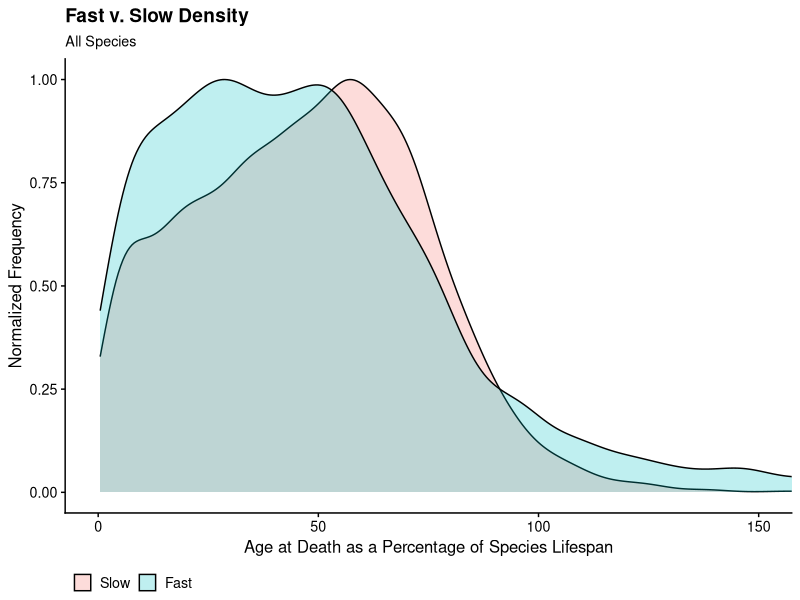
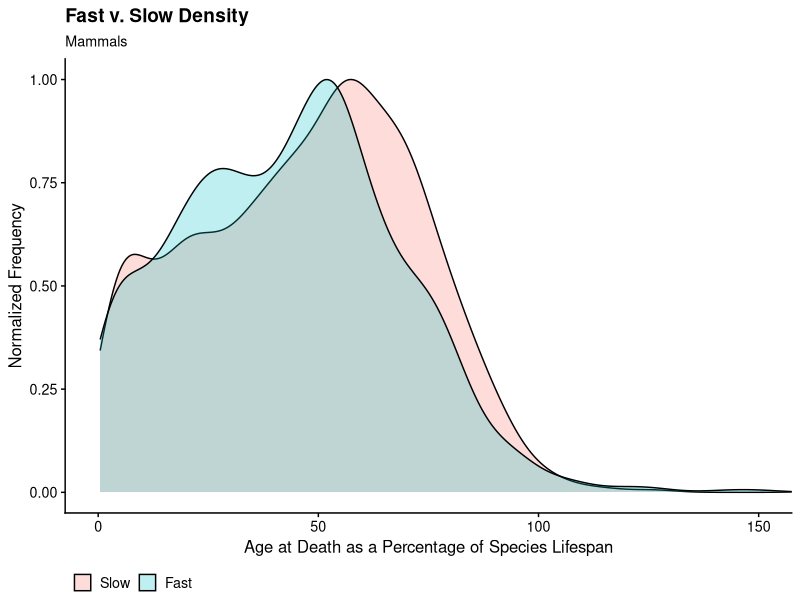
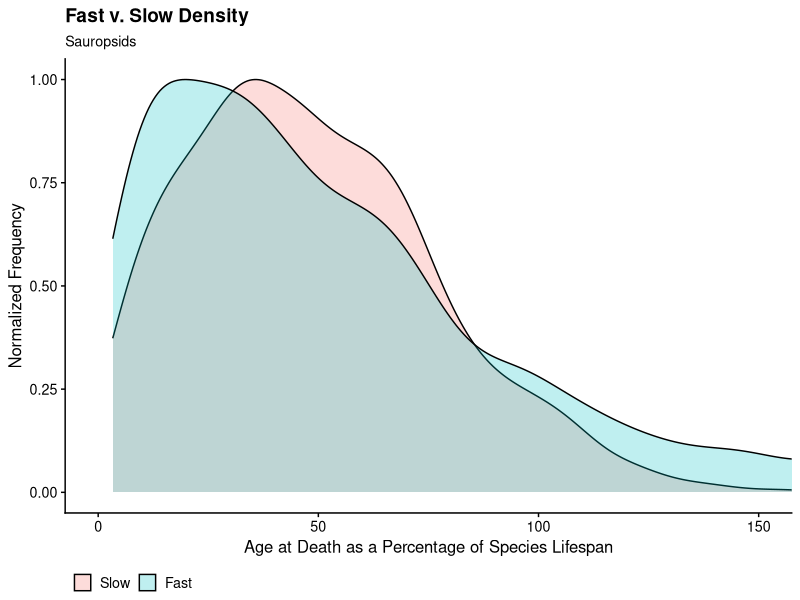
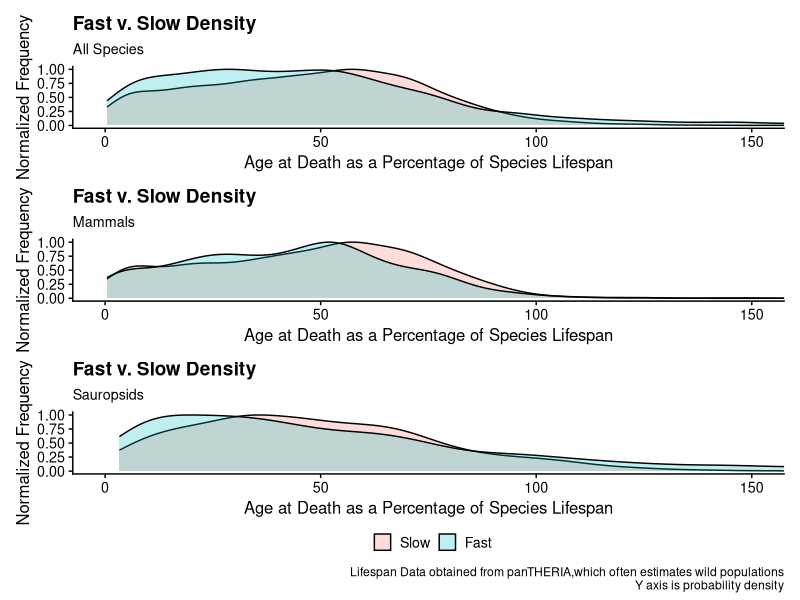
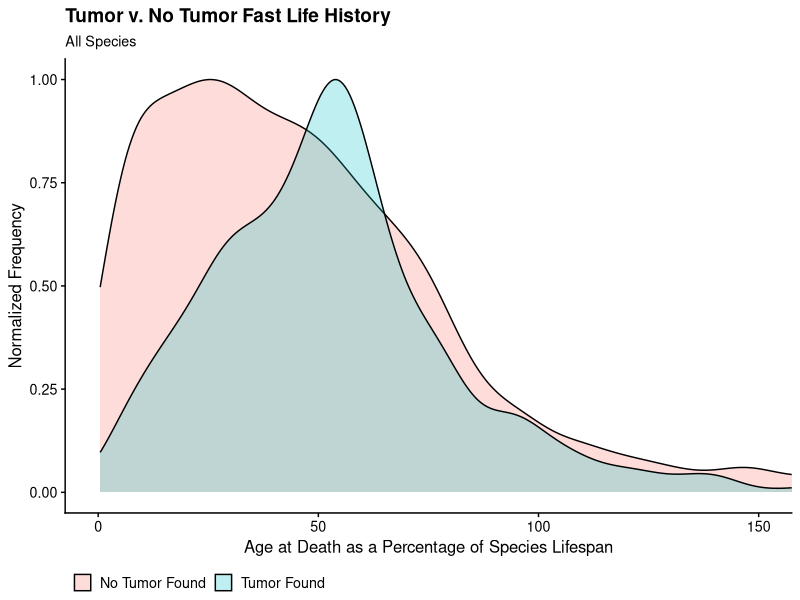
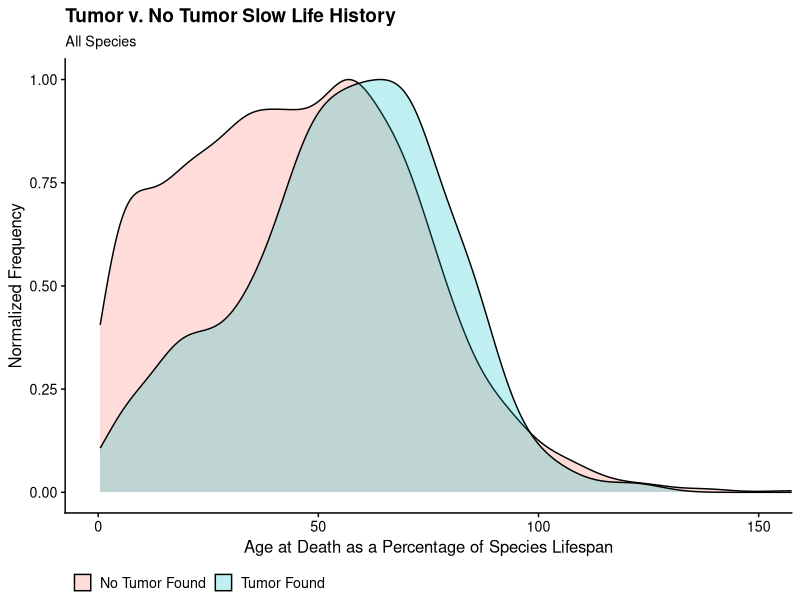
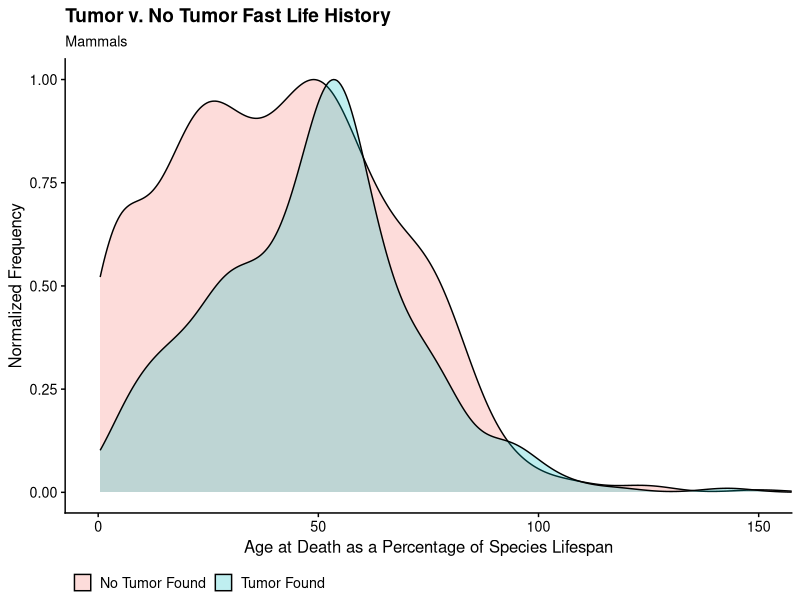
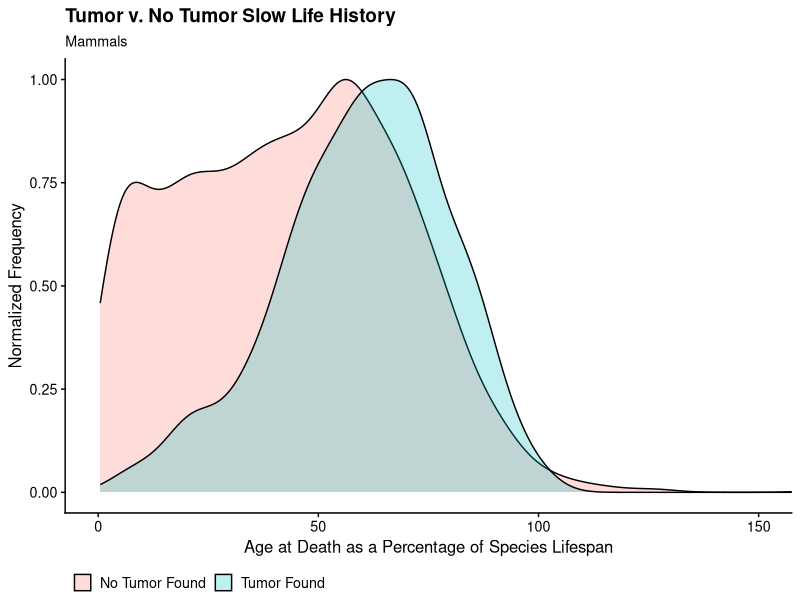

Write the R code that produced these figures, in order.
#open libraries
library(patchwork)
library(tidyverse)
library(cowplot)


#read csv
fastSlow <- read.csv("fastslow.csv")
#filter for wgtlong
fastSlow <- filter(fastSlow,adult_weight >= 0)
fastSlow <- filter(fastSlow,max_longevity >= 0)

cutoff<-median(fastSlow$wgtxlong)


#fast == 1
#slow == 0
fastSlow$fastslow<-ifelse(fastSlow$wgtxlong>=cutoff,'0','1')


#filter for all 
fast<-filter(fastSlow, is.element(fastslow, c(1)))
fast<-fast[fast$proportion_lifespan > 1, ]
slow<-filter(fastSlow, is.element(fastslow, c(0)))
slow<-slow[slow$proportion_lifespan > 1, ]
#ks test
ks.test(fast$proportion_lifespan,slow$proportion_lifespan)

view(fastSlow)


#plot
fastvslowall<- ggplot(fastSlow, aes(x=proportion_lifespan*100, y=..scaled..,fill=factor((fastslow)))) + 
  geom_density(alpha=0.25) + 
  ggtitle("Fast v. Slow Density",
          subtitle = "All Species") +
  xlab("Age at Death as a Percentage of Species Lifespan") + ylab("Normalized Frequency") + 
  coord_cartesian(xlim = c(0,150),ylim = c(0,1))+theme_cowplot(12)+ theme(legend.position = "bottom")+
  scale_fill_discrete(name="",labels=c("Slow", "Fast"))



fastvslowall

ggsave("fastvslowall.pdf",width=13, height=10, limitsize=FALSE,bg="white")


#filter for mammals
fastSlowMamm <- filter(fastSlow,Clade == "Mammalia")
fastMamm<-filter(fastSlowMamm, is.element(fastslow, c(1)))
fastMamm<-fastMamm[fastMamm$proportion_lifespan > 1, ]
slowMamm<-filter(fastSlowMamm, is.element(fastslow, c(0)))
slowMamm<-slowMamm[slowMamm$proportion_lifespan > 1, ]
#ks test
ks.test(fastMamm$proportion_lifespan,slowMamm$proportion_lifespan)

fastvslowMamm<- ggplot(fastSlowMamm, aes(x=proportion_lifespan*100, y=..scaled..,fill=factor((fastslow)))) + 
  geom_density(alpha=0.25) + 
  ggtitle("Fast v. Slow Density",
          subtitle = "Mammals") +
  xlab("Age at Death as a Percentage of Species Lifespan") + ylab("Normalized Frequency") + 
  coord_cartesian(xlim = c(0,150),ylim = c(0,1))+theme_cowplot(12)+ theme(legend.position = "bottom")+
  scale_fill_discrete(name="",labels=c("Slow", "Fast"))

fastvslowMamm

ggsave("fastvslowMamm.pdf",width=13, height=10, limitsize=FALSE,bg="white")
#filer for sauropsids
fastSlowSaur <- filter(fastSlow,Clade == "Sauropsida")


fastSaur<-filter(fastSlowSaur, is.element(fastslow, c(1)))
fastSaur<-fastSaur[fastSaur$proportion_lifespan > 1, ]
slowSaur<-filter(fastSlowSaur, is.element(fastslow, c(0)))
slowSaur<-slowSaur[slowSaur$proportion_lifespan > 1, ]
ks.test(fastSaur$proportion_lifespan,slowSaur$proportion_lifespan)

fastvslowSaur<- ggplot(fastSlowSaur, aes(x=proportion_lifespan*100, y=..scaled..,fill=factor((fastslow)))) + 
  geom_density(alpha=0.25) + 
  ggtitle("Fast v. Slow Density",
          subtitle = "Sauropsids") +
  xlab("Age at Death as a Percentage of Species Lifespan") + ylab("Normalized Frequency") + 
  coord_cartesian(xlim = c(0,150),ylim = c(0,1))+theme_cowplot(12)+ theme(legend.position = "bottom")+
  scale_fill_discrete(name="",labels=c("Slow", "Fast"))

fastvslowSaur

ggsave("fastvslowSaur.pdf",width=13, height=10, limitsize=FALSE,bg="white")


#create a layout matrix
layout<-"
AA
BB
CC"

#plot all plots onto one image
combo<- fastvslowall+fastvslowMamm+fastvslowSaur+plot_layout(design=layout,guides="collect", widths=c(10,10,10)) & theme(legend.position = "bottom")
combo+plot_annotation(caption="Lifespan Data obtained from panTHERIA,which often estimates wild populations\nY axis is probability density")

ggsave("fastvslow.png",width=5.5, height=9, limitsize=FALSE,bg="white")

#fast tumor vs no tumor

fast <- filter(fastSlow,fastslow == 1)


notumorFoundFast<-filter(fast, is.element(Masspresent, c(0)))
notumorFoundFast<-notumorFoundFast[notumorFoundFast$proportion_lifespan > 1, ] 
tumorFoundFast<-filter(fast, is.element(Masspresent, c(1)))
tumorFoundFast<-tumorFoundFast[tumorFoundFast$proportion_lifespan > 1, ]
ks.test(notumorFoundFast$proportion_lifespan,tumorFoundFast$proportion_lifespan)

fasttumor <- ggplot(fast, aes(x=proportion_lifespan*100, y=..scaled..,fill=factor((Masspresent)))) + 
  geom_density(alpha=0.25) + 
  ggtitle("Tumor v. No Tumor Fast Life History", 
          subtitle="All Species") +
  xlab("Age at Death as a Percentage of Species Lifespan") + ylab("Normalized Frequency") + 
  coord_cartesian(xlim = c(0,150),ylim = c(0,1))+theme_cowplot(12)+ theme(legend.position = "bottom")+
  scale_fill_discrete(name="",labels=c("No Tumor Found", "Tumor Found"))

fasttumor

ggsave("fasttumor.pdf",width=13, height=10, limitsize=FALSE,bg="white")

#fast tumor vs no tumor

slow <- filter(fastSlow,fastslow == 0)

notumorFoundSlow<-filter(slow, is.element(Masspresent, c(0)))
notumorFoundSlow<-notumorFoundSlow[notumorFoundSlow$proportion_lifespan > 1, ]
tumorFoundSlow<-filter(slow, is.element(Masspresent, c(1)))
tumorFoundSlow<-tumorFoundSlow[tumorFoundSlow$proportion_lifespan > 1, ]
ks.test(notumorFoundSlow$proportion_lifespan,tumorFoundSlow$proportion_lifespan)


slowtumor<- ggplot(slow, aes(x=proportion_lifespan*100, y=..scaled..,fill=factor((Masspresent)))) + 
  geom_density(alpha=0.25) + 
  ggtitle("Tumor v. No Tumor Slow Life History",
          subtitle="All Species") +
  xlab("Age at Death as a Percentage of Species Lifespan") + ylab("Normalized Frequency") + 
  coord_cartesian(xlim = c(0,150),ylim = c(0,1))+theme_cowplot(12)+ theme(legend.position = "bottom")+
  scale_fill_discrete(name="",labels=c("No Tumor Found", "Tumor Found"))

slowtumor

ggsave("slowtumor.pdf",width=13, height=10, limitsize=FALSE,bg="white")


#fast tumor vs no tumor mammals

fastMamm <- filter(fastSlowMamm,fastslow == 1)

notumorFoundFastMamm<-filter(fastMamm, is.element(Masspresent, c(0)))
notumorFoundFastMamm<-notumorFoundFastMamm[notumorFoundFastMamm$proportion_lifespan > 1, ]
tumorFoundFastMamm<-filter(fastMamm, is.element(Masspresent, c(1)))
tumorFoundFastMamm<-tumorFoundFastMamm[tumorFoundFastMamm$proportion_lifespan > 1, ]
ks.test(notumorFoundFastMamm$proportion_lifespan,tumorFoundFastMamm$proportion_lifespan)



fasttumorMamm <- ggplot(fastMamm, aes(x=proportion_lifespan*100, y=..scaled..,fill=factor((Masspresent)))) + 
  geom_density(alpha=0.25) + 
  ggtitle("Tumor v. No Tumor Fast Life History", 
          subtitle="Mammals") +
  xlab("Age at Death as a Percentage of Species Lifespan") + ylab("Normalized Frequency") + 
  coord_cartesian(xlim = c(0,150),ylim = c(0,1))+theme_cowplot(12)+ theme(legend.position = "bottom")+
  scale_fill_discrete(name="",labels=c("No Tumor Found", "Tumor Found"))

fasttumorMamm

ggsave("fasttumorMamm.pdf",width=13, height=10, limitsize=FALSE,bg="white")


#fast tumor vs no tumor

slowMamm <- filter(fastSlowMamm,fastslow == 0)

notumorFoundSlowMamm<-filter(slowMamm, is.element(Masspresent, c(0)))
notumorFoundSlowMamm<-notumorFoundSlowMamm[notumorFoundSlowMamm$proportion_lifespan > 1, ]
tumorFoundSlowMamm<-filter(slowMamm, is.element(Masspresent, c(1)))
tumorFoundSlowMamm<-tumorFoundSlowMamm[tumorFoundSlowMamm$proportion_lifespan > 1, ]
ks.test(notumorFoundSlowMamm$proportion_lifespan,tumorFoundSlowMamm$proportion_lifespan)


slowtumorMamm<- ggplot(slowMamm, aes(x=proportion_lifespan*100, y=..scaled..,fill=factor((Masspresent)))) + 
  geom_density(alpha=0.25) + 
  ggtitle("Tumor v. No Tumor Slow Life History",
          subtitle="Mammals") +
  xlab("Age at Death as a Percentage of Species Lifespan") + ylab("Normalized Frequency") + 
  coord_cartesian(xlim = c(0,150),ylim = c(0,1))+theme_cowplot(12)+ theme(legend.position = "bottom")+
  scale_fill_discrete(name="",labels=c("No Tumor Found", "Tumor Found"))

slowtumorMamm

ggsave("slowtumorMamm.pdf",width=13, height=10, limitsize=FALSE,bg="white")


#fast tumor vs no tumor Saurals

fastSaur <- filter(fastSlowSaur,fastslow == 1)

notumorFoundFastSaur<-filter(fastSaur, is.element(Masspresent, c(0)))
notumorFoundFastSaur<-notumorFoundFastSaur[notumorFoundFastSaur$proportion_lifespan > 1, ]
tumorFoundFastSaur<-filter(fastSaur, is.element(Masspresent, c(1)))
tumorFoundFastSaur<-tumorFoundFastSaur[tumorFoundFastSaur$proportion_lifespan > 1, ]
ks.test(notumorFoundFastSaur$proportion_lifespan,tumorFoundFastSaur$proportion_lifespan)


fasttumorSaur <- ggplot(fastSaur, aes(x=proportion_lifespan*100, y=..scaled..,fill=factor((Masspresent)))) + 
  geom_density(alpha=0.25) + 
  ggtitle("Tumor v. No Tumor Fast Life History", 
          subtitle="Sauropsids") +
  xlab("Age at Death as a Percentage of Species Lifespan") + ylab("Normalized Frequency") + 
  coord_cartesian(xlim = c(0,150),ylim = c(0,1))+theme_cowplot(12)+ theme(legend.position = "bottom")+
  scale_fill_discrete(name="",labels=c("No Tumor Found", "Tumor Found"))

fasttumorSaur

ggsave("fasttumorSaur.pdf",width=13, height=10, limitsize=FALSE,bg="white")


#fast tumor vs no tumor saur

slowSaur <- filter(fastSlowSaur,fastslow == 0)

notumorFoundSlowSaur<-filter(slowSaur, is.element(Masspresent, c(0)))
notumorFoundSlowSaur<-notumorFoundSlowSaur[notumorFoundSlowSaur$proportion_lifespan > 1, ]
tumorFoundSlowSaur<-filter(slowSaur, is.element(Masspresent, c(1)))
tumorFoundSlowSaur<-tumorFoundSlowSaur[tumorFoundSlowSaur$proportion_lifespan > 1, ] 
ks.test(notumorFoundSlowSaur$proportion_lifespan,tumorFoundSlowSaur$proportion_lifespan)


slowtumorSaur<- ggplot(slowSaur, aes(x=proportion_lifespan*100, y=..scaled..,fill=factor((Masspresent)))) + 
  geom_density(alpha=0.25) + 
  ggtitle("Tumor v. No Tumor Slow Life History",
          subtitle="Sauropsids") +
  xlab("Age at Death as a Percentage of Species Lifespan") + ylab("Normalized Frequency") + 
  coord_cartesian(xlim = c(0,150),ylim = c(0,1))+theme_cowplot(12)+ theme(legend.position = "bottom")+
  scale_fill_discrete(name="",labels=c("No Tumor Found", "Tumor Found"))

slowtumorSaur

ggsave("slowtumorSaur.pdf",width=13, height=10, limitsize=FALSE,bg="white")





#tumors found: slow v fast

found<- filter(fastSlow,Masspresent == 1)

TumorFast<-filter(found, is.element(fastslow, c(1)))
TumorFast<-TumorFast[TumorFast$proportion_lifespan > 1, ]
TumorSlow<-filter(found, is.element(fastslow, c(0)))
TumorSlow<-TumorSlow[TumorSlow$proportion_lifespan > 1, ]
ks.test(TumorFast$proportion_lifespan,TumorSlow$proportion_lifespan)

foundSlowMammfast<- ggplot(found, aes(x=proportion_lifespan*100, y=..scaled..,fill=factor((fastslow)))) + 
  geom_density(alpha=0.25) + 
  ggtitle("Fast v. Slow Density Tumors Found",
          subtitle = "All Species") +
  xlab("Age at Death as a Percentage of Species Lifespan") + ylab("Normalized Frequency") + 
  coord_cartesian(xlim = c(0,150),ylim = c(0,1))+theme_cowplot(12)+ theme(legend.position = "bottom")+
  scale_fill_discrete(name="",labels=c("Slow", "Fast"))

foundSlowMammfast

ggsave("foundAll.pdf",width=13, height=10, limitsize=FALSE,bg="white")

#no tumor:slow v fast
nofound<- filter(fastSlow,Masspresent == 0)

noTumorFast<-filter(nofound, is.element(fastslow, c(1)))
noTumorFast<-noTumorFast[noTumorFast$proportion_lifespan > 1, ]
noTumorSlow<-filter(nofound, is.element(fastslow, c(0)))
noTumorSlow<-noTumorSlow[noTumorSlow$proportion_lifespan > 1, ]
ks.test(noTumorFast$proportion_lifespan,noTumorSlow$proportion_lifespan)

noFoundSlowMammfast<- ggplot(nofound, aes(x=proportion_lifespan*100, y=..scaled..,fill=factor((fastslow)))) + 
  geom_density(alpha=0.25) + 
  ggtitle("Fast v. Slow Density No Tumors Found",
          subtitle = "All Species") +
  xlab("Age at Death as a Percentage of Species Lifespan") + ylab("Normalized Frequency") + 
  coord_cartesian(xlim = c(0,150),ylim = c(0,1))+theme_cowplot(12)+ theme(legend.position = "bottom")+
  scale_fill_discrete(name="",labels=c("Slow", "Fast"))

noFoundSlowMammfast

ggsave("nofoundAll.pdf",width=13, height=10, limitsize=FALSE,bg="white")



#tumors found: slow v fast Mammals

foundMamm<- filter(fastSlowMamm,Masspresent == 1)


TumorFastMamm<-filter(foundMamm, is.element(fastslow, c(1)))
TumorFastMamm<-TumorFastMamm[TumorFastMamm$proportion_lifespan > 1, ]
TumorSlow<-filter(foundMamm, is.element(fastslow, c(0)))
TumorSlow<-TumorSlow[TumorSlow$proportion_lifespan > 1, ]
ks.test(TumorFastMamm$proportion_lifespan,TumorSlow$proportion_lifespan)

foundSlowMammfastMamm<- ggplot(foundMamm, aes(x=proportion_lifespan*100, y=..scaled..,fill=factor((fastslow)))) + 
  geom_density(alpha=0.25) + 
  ggtitle("Fast v. Slow Density Tumors Found",
          subtitle = "Mammals") +
  xlab("Age at Death as a Percentage of Species Lifespan") + ylab("Normalized Frequency") + 
  coord_cartesian(xlim = c(0,150),ylim = c(0,1))+theme_cowplot(12)+ theme(legend.position = "bottom")+
  scale_fill_discrete(name="",labels=c("Slow", "Fast"))

foundSlowMammfastMamm

ggsave("foundMamm.pdf",width=13, height=10, limitsize=FALSE,bg="white")


#no tumor:slow v fast Mammals
nofoundMamm<- filter(fastSlowMamm,Masspresent == 0)

noTumorFastMamm<-filter(nofoundMamm, is.element(fastslow, c(1)))
noTumorFastMamm<-noTumorFastMamm[noTumorFastMamm$proportion_lifespan > 1, ]
noTumorSlow<-filter(nofoundMamm, is.element(fastslow, c(0)))
noTumorSlow<-noTumorSlow[noTumorSlow$proportion_lifespan > 1, ]
ks.test(noTumorFastMamm$proportion_lifespan,noTumorSlow$proportion_lifespan)

noFoundSlowMammfastMamm<- ggplot(nofoundMamm, aes(x=proportion_lifespan*100, y=..scaled..,fill=factor((fastslow)))) + 
  geom_density(alpha=0.25) + 
  ggtitle("Fast v. Slow Density No Tumors Found",
          subtitle = "Mammals") +
  xlab("Age at Death as a Percentage of Species Lifespan") + ylab("Normalized Frequency") + 
  coord_cartesian(xlim = c(0,150),ylim = c(0,1))+theme_cowplot(12)+ theme(legend.position = "bottom")+
  scale_fill_discrete(name="",labels=c("Slow", "Fast"))

noFoundSlowMammfastMamm

ggsave("nofoundMamm.pdf",width=13, height=10, limitsize=FALSE,bg="white")





#tumors found: slow v fast Sauropsids

foundSaur<- filter(fastSlowSaur,Masspresent == 1)



TumorFastSaur<-filter(foundSaur, is.element(fastslow, c(1)))
TumorFastSaur<-TumorFastSaur[TumorFastSaur$proportion_lifespan > 1, ]
TumorSlow<-filter(foundSaur, is.element(fastslow, c(0)))
TumorSlow<-TumorSlow[TumorSlow$proportion_lifespan > 1, ]
ks.test(TumorFastSaur$proportion_lifespan,TumorSlow$proportion_lifespan)




foundSlowMammfastSaur<- ggplot(foundSaur, aes(x=proportion_lifespan*100, y=..scaled..,fill=factor((fastslow)))) + 
  geom_density(alpha=0.25) + 
  ggtitle("Fast v. Slow Density Tumors Found",
          subtitle = "Sauropsids") +
  xlab("Age at Death as a Percentage of Species Lifespan") + ylab("Normalized Frequency") + 
  coord_cartesian(xlim = c(0,150),ylim = c(0,1))+theme_cowplot(12)+ theme(legend.position = "bottom")+
  scale_fill_discrete(name="",labels=c("Slow", "Fast"))

foundSlowMammfastSaur

ggsave("foundSaur.pdf",width=13, height=10, limitsize=FALSE,bg="white")


#no tumor:slow v fast Sauropsids
nofoundSaur<- filter(fastSlowSaur,Masspresent == 0)

noTumorFastSaur<-filter(nofoundSaur, is.element(fastslow, c(1)))
noTumorFastSaur<-noTumorFastSaur[noTumorFastSaur$proportion_lifespan > 1, ]
noTumorSlow<-filter(nofoundSaur, is.element(fastslow, c(0)))
noTumorSlow<-noTumorSlow[noTumorSlow$proportion_lifespan > 1, ]
ks.test(noTumorFastSaur$proportion_lifespan,noTumorSlow$proportion_lifespan)

noFoundSlowMammfastSaur<- ggplot(nofoundSaur, aes(x=proportion_lifespan*100, y=..scaled..,fill=factor((fastslow)))) + 
  geom_density(alpha=0.25) + 
  ggtitle("Fast v. Slow Density No Tumors Found",
          subtitle = "Sauropsids") +
  xlab("Age at Death as a Percentage of Species Lifespan") + ylab("Normalized Frequency") + 
  coord_cartesian(xlim = c(0,150),ylim = c(0,1))+theme_cowplot(12)+ theme(legend.position = "bottom")+
  scale_fill_discrete(name="",labels=c("Slow", "Fast"))

noFoundSlowMammfastSaur


ggsave("nofoundSaur.pdf",width=13, height=10, limitsize=FALSE,bg="white")
